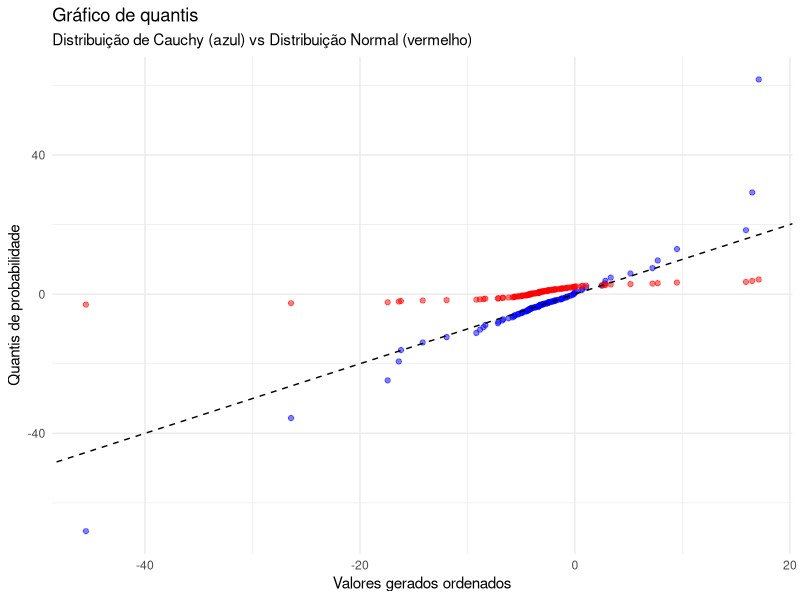
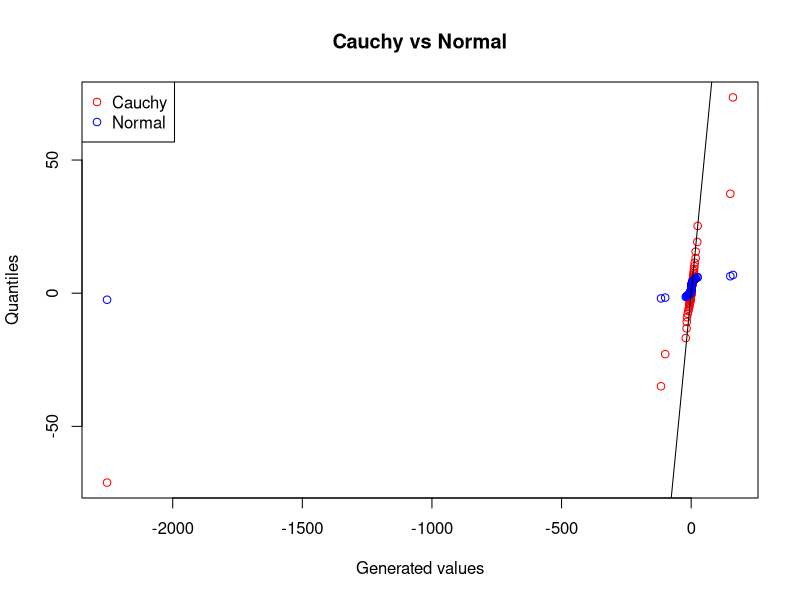

R code for these plots, in order:
library(ggplot2)
set.seed(1693)
n <- 101
location <- -3.2
scale <- 2
cauchy_sample <- rcauchy(n, location = location, scale = scale)


quantiles <- (1:n) / (n + 1)

cauchy_quantiles <- qcauchy(quantiles, location = location, scale = scale)

normal_mean <- 0.6
normal_variance <- 2.4
normal_sd <- sqrt(normal_variance)
normal_quantiles <- qnorm(quantiles, mean = normal_mean, sd = normal_sd)


ordered_sample <- sort(cauchy_sample)

data <- data.frame(ordered_sample, cauchy_quantiles, normal_quantiles)


ggplot(data) +
  geom_point(aes(x = ordered_sample, y = cauchy_quantiles), color = "blue", alpha = 0.5) +
  geom_point(aes(x = ordered_sample, y = normal_quantiles), color = "red", alpha = 0.5) +
  geom_abline(intercept = 0, slope = 1, color = "black", linetype = "dashed") +
  labs(x = "Valores gerados ordenados",
       y = "Quantis de probabilidade",
       title = "Gráfico de quantis",
       subtitle = "Distribuição de Cauchy (azul) vs Distribuição Normal (vermelho)") +
  theme_minimal()



#Bing Chilling
set.seed(1637)
n <- 141
x <- sort(rcauchy(n, location = 1.2, scale = 1.6))
p <- (1:n)/(n + 1)
y <- qcauchy(p, location = 1.2, scale = 1.6)
z <- qnorm(p, mean = 2.2, sd = sqrt(3.6))

plot(x, y, col = "red", xlab = "Generated values", ylab = "Quantiles", main = "Cauchy vs Normal")
points(x, z, col = "blue")
abline(0, 1)
legend("topleft", legend = c("Cauchy", "Normal"), col = c("red", "blue"), pch = 1)
